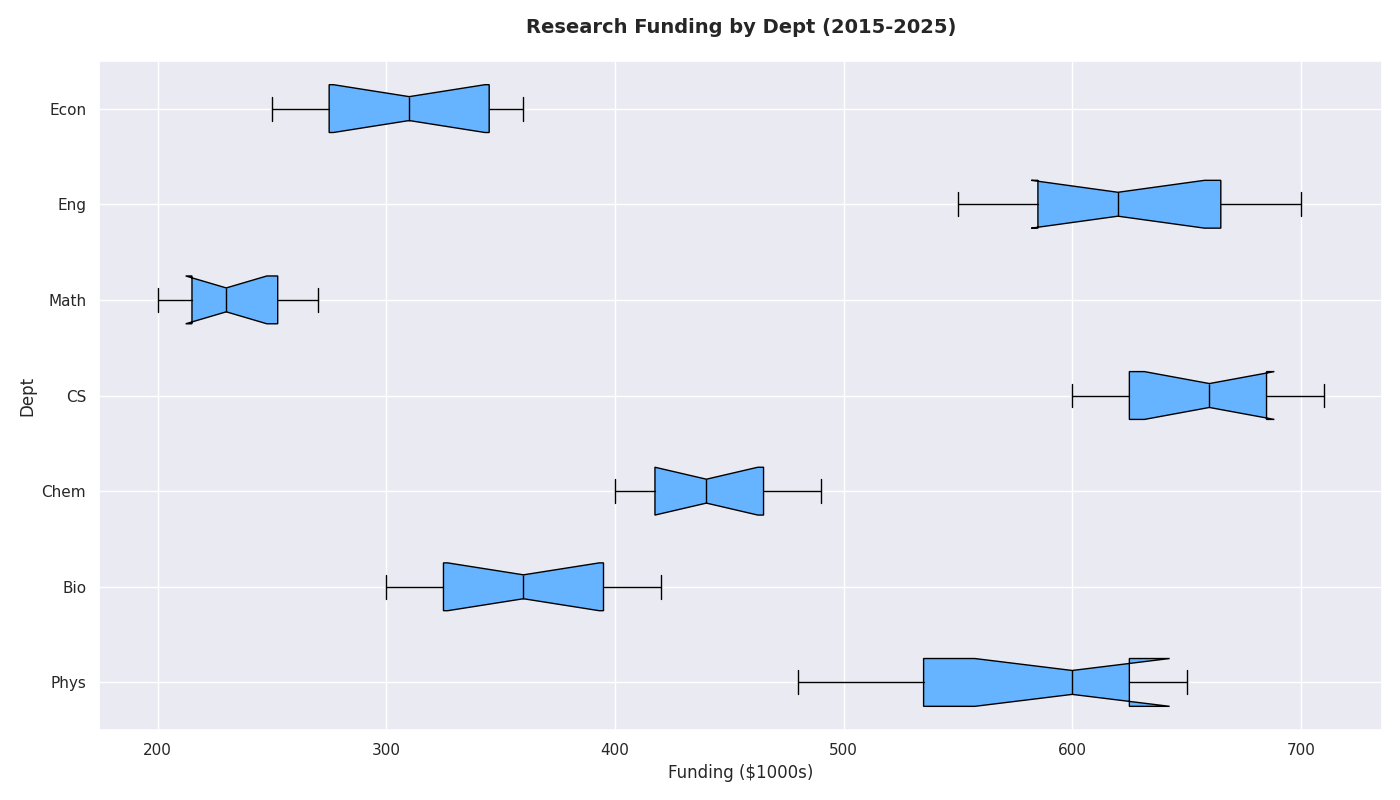

This chart was generated by the following Python code:
import matplotlib.pyplot as plt

departments = ['Phys', 'Bio', 'Chem', 'CS', 'Math', 'Eng', 'Econ']

funding_data = {
    'Physics': [500, 520, 480, 550, 570, 600, 620, 610, 640, 630, 650],
    'Biology': [300, 320, 310, 330, 340, 360, 380, 390, 400, 410, 420],
    'Chemistry': [400, 410, 415, 420, 430, 440, 450, 460, 470, 480, 490],
    'Computer Science': [600, 610, 620, 630, 640, 660, 670, 680, 690, 700, 710],
    'Mathematics': [200, 210, 205, 220, 225, 230, 240, 250, 255, 260, 270],
    'Engineering': [550, 560, 580, 590, 610, 620, 630, 660, 670, 680, 700],
    'Economics': [250, 260, 270, 280, 290, 310, 330, 340, 350, 355, 360],
}

funding_list = [funding_data[dept] for dept in funding_data.keys()]

fig, ax = plt.subplots(figsize=(14, 8))

box = ax.boxplot(funding_list, vert=False, patch_artist=True, labels=departments, notch=True)

uniform_color = '#66B3FF'
for patch in box['boxes']:
    patch.set_facecolor(uniform_color)

plt.setp(box['medians'], color='black')

ax.set_title('Research Funding by Dept (2015-2025)', fontsize=14, fontweight='bold', pad=20)
ax.set_xlabel('Funding ($1000s)', fontsize=12)
ax.set_ylabel('Dept', fontsize=12)

plt.tight_layout()
plt.show()
